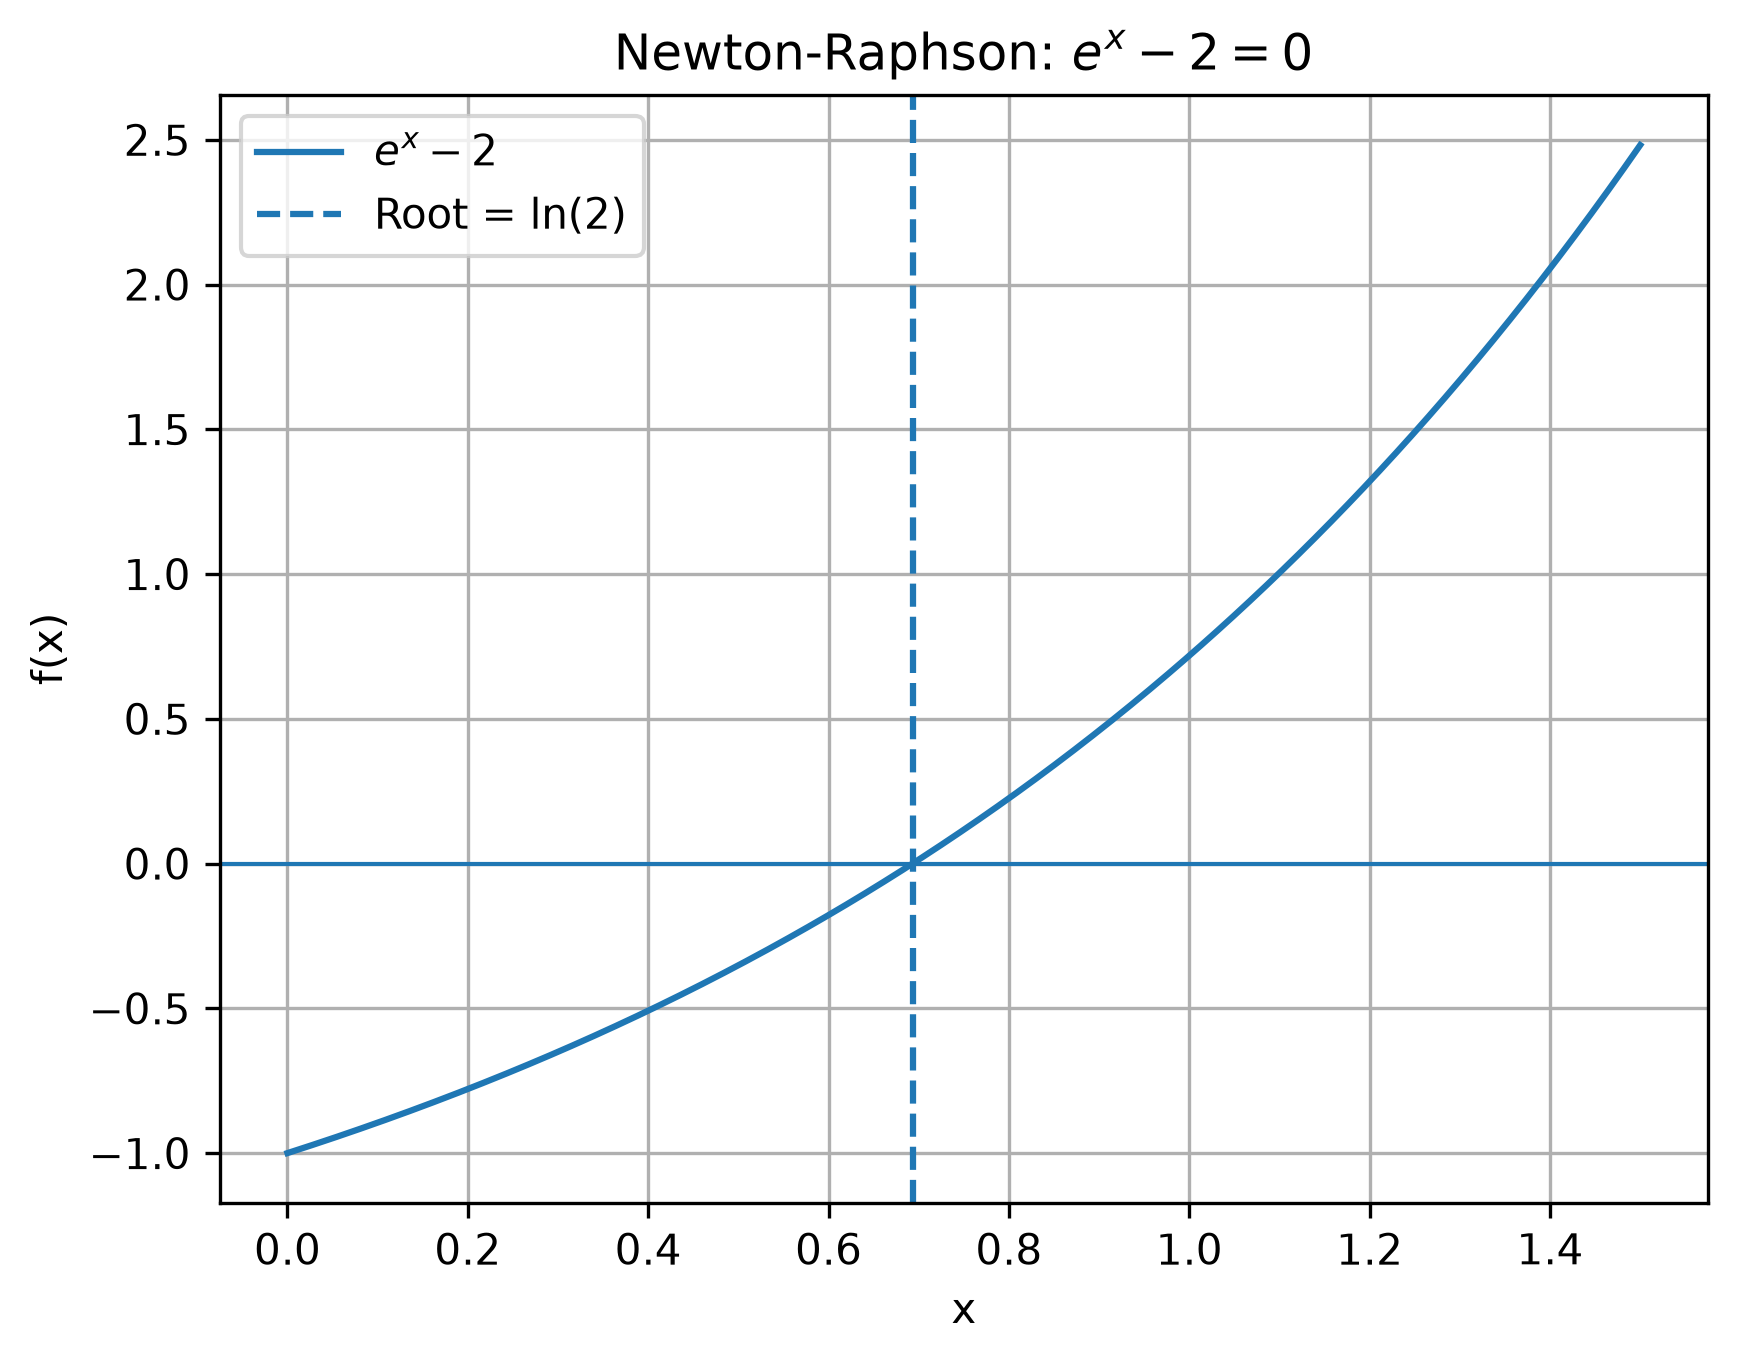

This figure's Python source:
#10-09-26
#Code by Anvidha

import numpy as np
import matplotlib.pyplot as plt

x = np.linspace(0, 1.5, 500)
y = np.exp(x) - 2    #given equation to plot

plt.plot(x, y, label=r'$e^x-2$')
plt.axhline(0, linewidth=1)
plt.axvline(np.log(2), linestyle='--', label=r'Root = $\ln(2)$')

#giving x-axis, y-axis names
plt.xlabel('x')
plt.ylabel('f(x)')
plt.title('Newton-Raphson: $e^x - 2 = 0$')
plt.grid()
plt.legend()

plt.savefig('bt33.png', dpi=300, bbox_inches='tight')
